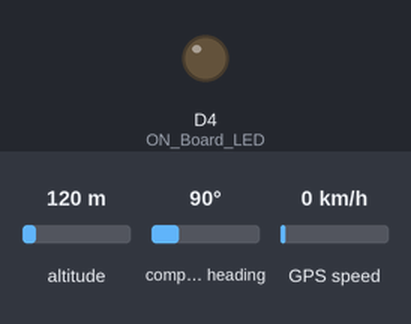
This sketch was run on a simulated ESP8266 (NodeMCU). Shown: output pins drawn as LEDs (lit = HIGH). The test bench sets the inputs (shaded band); at power-on: altitude 120 m, compass heading 90°, GPS speed 0 km/h. WiFi joins after 1.5 s; servers stay silent unless stated; the GPS gets a fix after 3 s at 37.7749, -122.4194 with 8 satellites; what the sketch prints to the serial monitor is not drawn.

Above: at 0.1 s.
At 1.3 s:
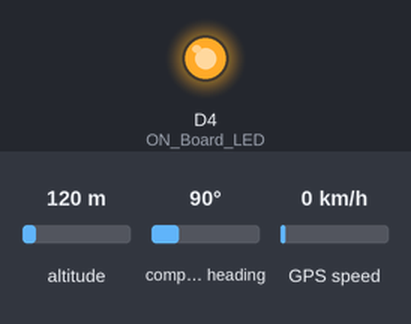
Timing chart, 0 to 2.8 s (numbered marks = the images above):
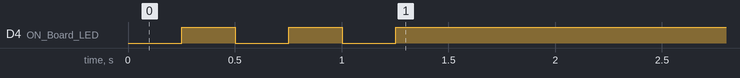

The sketch:

fuzzylogicfypreal.ino
```cpp
//----------------------------------------Include the NodeMCU ESP8266 Library
//----------------------------------------see here: https://www.youtube.com/watch?v=8jMr94B8iN0 to add NodeMCU ESP12E ESP8266 library and board (ESP8266 Core SDK)
#include <ESP8266WiFi.h>
#include <WiFiClientSecure.h>
#include <TinyGPS++.h>
#include <SoftwareSerial.h>
#include <BlynkSimpleEsp8266.h>
#define BLYNK_PRINT Serial
#include <math.h>
#include <Fuzzy.h>
//----------------------------------------
const int RXPin = D4, TXPin = D5;
const uint32_t GPSBaud = 9600;
SoftwareSerial gps_module(RXPin, TXPin);

TinyGPSPlus gps;
WidgetMap myMap(V0);
BlynkTimer timer;
WidgetLED led1(V15);
WidgetLED led2(V16);
WidgetLED led3(V17);
//----------------------------------------Include the DHT Library
// Fuzzy
Fuzzy *fuzzy = new Fuzzy();

// FuzzyInput Distance
FuzzySet *small = new FuzzySet(0, 0, 50, 100);
FuzzySet *moderate = new FuzzySet(100, 150, 150, 200);
FuzzySet *large = new FuzzySet(200, 250, 300, 300);

// FuzzyInput Speed
FuzzySet *low = new FuzzySet(0, 0, 10, 15);
FuzzySet *medium= new FuzzySet(15, 25, 25, 35);
FuzzySet *high = new FuzzySet(35, 40, 50, 50);

// FuzzyOutput correction
FuzzySet *low2 = new FuzzySet(0, 0, 0.1625, 0.33);
FuzzySet *medium2 = new FuzzySet(0.33, 0.5, 0.5, 0.66);
FuzzySet *high2 = new FuzzySet(0.66, 0.825, 1, 1);

/////////////////////////////////
#define ON_Board_LED 2  //--> Defining an On Board LED, used for indicators when the process of connecting to a wifi router
float gps_speed;
int sats;
String satellite_orientation;
float satellite_accuracy;
float velocity;

float previouslat = 0.0;
float previouslong = 0.0;


char auth[] = "Ef0f7h3GrXqD6EHdNcKaOFpi5fggJyv6";
char ssid[] = "cb";
char pass[] = "arief123";

//unsigned int move_index;
unsigned int move_index = 1;
//----------------------------------------SSID and Password of your WiFi router.
const char* ssids = "cb"; //--> Your wifi name or SSID.
const char* password = "arief123"; //--> Your wifi password.
//----------------------------------------

//----------------------------------------Host & httpsPort
const char* host = "script.google.com";
const int httpsPort = 443;

//----------------------------------------

WiFiClientSecure client; //--> Create a WiFiClientSecure object.

String GAS_ID = "AKfycbwVAFcf86NtN4KnH5UJFCs4p-n7on8QNWFowS_pnCnsXjC28OCuOmgwFAc9CeEDWGKc"; //--> spreadsheet script ID

//============================================================================== void setup
void setup() {
  // put your setup code here, to run once:
  Serial.begin(115200);

  WiFi.begin(ssids, password); //--> Connect to your WiFi router
  Serial.println("");

  pinMode(ON_Board_LED,OUTPUT); //--> On Board LED port Direction output
  digitalWrite(ON_Board_LED, HIGH); //--> Turn off Led On Board

  //----------------------------------------Wait for connection
  Serial.print("Connecting");
  while (WiFi.status() != WL_CONNECTED) {
    Serial.print(".");
    //----------------------------------------Make the On Board Flashing LED on the process of connecting to the wifi router.
    digitalWrite(ON_Board_LED, LOW);
    delay(250);
    digitalWrite(ON_Board_LED, HIGH);
    delay(250);
    //----------------------------------------
  }
  //----------------------------------------
  digitalWrite(ON_Board_LED, HIGH); //--> Turn off the On Board LED when it is connected to the wifi router.
  //----------------------------------------If successfully connected to the wifi router, the IP Address that will be visited is displayed in the serial monitor
  Serial.println("");
  Serial.print("Successfully connected to : ");
  Serial.println(ssid);
  Serial.print("IP address: ");
  Serial.println(WiFi.localIP());
  Serial.println();
  //----------------------------------------
  Blynk.begin(auth, ssid, pass, IPAddress(139,59,224,74), 8080);
  timer.setInterval(5000L, checkGPS);
  gps_module.begin(GPSBaud);
  fuzzytest();
  client.setInsecure();
}

void checkGPS(){
  if (gps.charsProcessed() < 10)
  {
    Serial.println(F("No GPS detected: check wiring."));
      Blynk.virtualWrite(V4, "GPS ERROR");
  }
}
//==============================================================================
//============================================================================== void loop
void loop() {

  while (gps_module.available() > 0)
  {
    //displays information every time a new sentence is correctly encoded.
    if (gps.encode(gps_module.read()))
    displayInfo();
  }
  Blynk.run();
  timer.run();
}
//==============================================================================
//============================================================================== void sendData
// Subroutine for sending data to Google Sheets
void sendData(float latitude, float longitude) {

  Serial.println("==========");
  Serial.print("connecting to ");
  Serial.println(host);

  //----------------------------------------Connect to Google host
  if (!client.connect(host, httpsPort)) {
    Serial.println("connection failed");
    return;
  }
  //----------------------------------------

  //----------------------------------------Processing data and sending data
  String string_latitude =  String(latitude, 5);
  // String string_temperature =  String(latitude, DEC);
  String string_longitude =  String(longitude, 5);
  String url = "/macros/s/" + GAS_ID + "/exec?longitude=" + string_longitude + "&latitude=" + string_latitude;
  Serial.print("requesting URL: ");
  Serial.println(url);

  client.print(String("GET ") + url + " HTTP/1.1\r\n" +
         "Host: " + host + "\r\n" +
         "User-Agent: BuildFailureDetectorESP8266\r\n" +
         "Connection: close\r\n\r\n");

  Serial.println("request sent");
  //----------------------------------------

  //----------------------------------------Checking whether the data was sent successfully or not
  while (client.connected()) {
    String line = client.readStringUntil('\n');
    if (line == "\r") {
      Serial.println("headers received");
      break;
    }
  }
  String line = client.readStringUntil('\n');
  if (line.startsWith("{\"state\":\"success\"")) {
    Serial.println("esp8266/Arduino CI successfull!");
  } else {
    Serial.println("esp8266/Arduino CI has failed");
  }
  Serial.print("reply was : ");
  Serial.println(line);
  Serial.println("closing connection");
  Serial.println("==========");
  Serial.println();
  delay(10000);
}
//==============================================================================


void displayInfo()
{
  int r = 6371;
  float pi = 3.1415926535897932384626433832795;

  if (gps.location.isValid())
  {
    float lati = (gps.location.lat());
    float lon = (gps.location.lng());

    Blynk.virtualWrite(V1, String(lati,5));
    Blynk.virtualWrite(V2, String(lon,5));

    Serial.println("LAT:  ");
    Serial.println(lati,5);  // float to x decimal places
    Serial.println("LONG: ");
    Serial.println(lon,5);

    //get speed
    gps_speed = gps.speed.kmph();
    Blynk.virtualWrite(V3, gps_speed);

    //get satellites
    sats = gps.satellites.value();
    Blynk.virtualWrite(V9, sats);

    delay(5000);

    float comparelat =  (lati - previouslat);
    float comparelong =  (lon - previouslong);

    previouslat = lati;
    previouslong = lon;

    Blynk.virtualWrite(V4, String(previouslat,5));
    Blynk.virtualWrite(V5, String(previouslong,5));
    Blynk.virtualWrite(V11, String(comparelat,5));
    Blynk.virtualWrite(V12, String(comparelong,5));


    float latia1 = previouslat * (pi/180);
    float latia2 = lati * (pi/180);
    float latimi = comparelat * (pi/180);
    float longimi = comparelong * (pi/180);

    float a = sin(latimi/2) * sin(latimi/2) + cos(latia1) * cos (latia2) * sin(longimi/2) * sin(longimi/2);
    float b = 2 * atan2(sqrt(a), sqrt(1-a));
    float d = r * b * 100;

    //float dt = (acos(sin(latia1) * sin(latia2) + cos(latia1) * cos(latia2) * cos(longimi))) * 6371;

    //float distance = (acos(cos(radians(90-lati))*cos(radians(90-previouslat))+sin(radians(90-lati))*sin(radians(90-previouslat))*cos(radians(lon-previouslong)))*6371)*1000;
    float timee = d / gps_speed;

    Blynk.virtualWrite(V13, String(d,5));
    Blynk.virtualWrite(V14, String(timee));

    delay(5000);

    float input1 = gps_speed;
    float input2 = d;

    fuzzy->setInput(1, input1);
    fuzzy->setInput(2, input2);

    fuzzy->fuzzify();

    Serial.println("\nInput: ");
    Serial.print("\nspeed: Small-> ");
    Serial.print(small->getPertinence());
    Serial.print(", Moderate-> ");
    Serial.println(moderate->getPertinence());
    Serial.print(", Large-> ");
    Serial.println(large->getPertinence());

    Serial.print("\ndistance: Low-> ");
    Serial.print(low->getPertinence());
    Serial.print(",  Medium-> ");
    Serial.print(medium->getPertinence());
    Serial.print(", High-> ");
    Serial.println(high->getPertinence());

    float output = fuzzy->defuzzify(1);

    Serial.println("\nOutput: ");
    Serial.print("\tcorrection: Low-> ");
    Serial.print(low2->getPertinence());
    Serial.print(", Medium-> ");
    Serial.print(medium2->getPertinence());
    Serial.print(", High-> ");
    Serial.println(high2->getPertinence());

    Serial.println("Result: ");
    Serial.print("\t\t\tCorrection: ");
    Serial.print(output);
    Serial.print("\n--------------------------------------------------------------------");

    float latis;
    float longis;


    if ( 0.66 < output && output < 1)
    {
     latis = lati - 0.00028;
     longis = lon - 0.00024;
     Serial.print("besar");
     led3.on();
     led2.off();
     led1.off();
    delay(1000);
    }

    else if ( 0.33 < output && output < 0.66)
    {
     latis = lati - 0.00014;
     longis = lon - 0.00012;
     Serial.print("sederhana");
     led3.off();
     led2.on();
     led1.off();
    delay(1000);
    }

    else
    {
     latis = lati - 0.00004;
     longis = lon - 0.00002;
     Serial.print("kecil");
     led3.off();
     led2.off();
     led1.on();
    delay(1000);
    }
    Blynk.virtualWrite(V7, String(latis,5));
    Blynk.virtualWrite(V8, String(longis,5));
    myMap.location(move_index, latis, longis, "GPS_Location");
  }
}

void fuzzytest()
{

  // FuzzyInput
  FuzzyInput *distance = new FuzzyInput(1);

  distance->addFuzzySet(small);
  distance->addFuzzySet(moderate);
  distance->addFuzzySet(large);
  fuzzy->addFuzzyInput(distance);

  // FuzzyInput
  FuzzyInput *speedd = new FuzzyInput(2);

  speedd->addFuzzySet(low);
  speedd->addFuzzySet(medium);
  speedd->addFuzzySet(high);
  fuzzy->addFuzzyInput(speedd);

  // FuzzyOutput
  FuzzyOutput *correction = new FuzzyOutput(1);

  correction->addFuzzySet(low2);
  correction->addFuzzySet(medium2);
  correction->addFuzzySet(high2);
  fuzzy->addFuzzyOutput(correction);

  // Building FuzzyRule 1
  FuzzyRuleAntecedent *fr1 = new FuzzyRuleAntecedent();
  fr1->joinWithAND(large, high);

  FuzzyRuleConsequent *o1 = new FuzzyRuleConsequent();
  o1->addOutput(high2);

  FuzzyRule *fuzzyRule1 = new FuzzyRule(1, fr1, o1);
  fuzzy->addFuzzyRule(fuzzyRule1);


  // Building FuzzyRule 2
  FuzzyRuleAntecedent *fr2 = new FuzzyRuleAntecedent();
  fr2 ->joinWithAND(large, medium);

  FuzzyRuleConsequent *o2 = new FuzzyRuleConsequent();
  o2->addOutput(medium2);

  FuzzyRule *fuzzyRule2 = new FuzzyRule(2, fr2, o2);
  fuzzy->addFuzzyRule(fuzzyRule2);

  // Building FuzzyRule 3
  FuzzyRuleAntecedent *fr3 = new FuzzyRuleAntecedent();
  fr3 ->joinWithAND(large, low);

  FuzzyRuleConsequent *o3 = new FuzzyRuleConsequent();
  o3->addOutput(medium2);

  FuzzyRule *fuzzyRule3 = new FuzzyRule(3, fr3, o3);
  fuzzy->addFuzzyRule(fuzzyRule3);


  // Building FuzzyRule 4
  FuzzyRuleAntecedent *fr4 = new FuzzyRuleAntecedent();
  fr4->joinWithAND(moderate, high);

  FuzzyRuleConsequent *o4 = new FuzzyRuleConsequent();
  o4->addOutput(medium2);

  FuzzyRule *fuzzyRule4 = new FuzzyRule(4, fr4, o4);
  fuzzy->addFuzzyRule(fuzzyRule4);

    // Building FuzzyRule 5
  FuzzyRuleAntecedent *fr5 = new FuzzyRuleAntecedent();
  fr5 ->joinWithAND(moderate, medium);

  FuzzyRuleConsequent *o5 = new FuzzyRuleConsequent();
  o5->addOutput(medium2);

  FuzzyRule *fuzzyRule5 = new FuzzyRule(5, fr5, o5);
  fuzzy->addFuzzyRule(fuzzyRule5);

  // Building FuzzyRule 6
  FuzzyRuleAntecedent *fr6 = new FuzzyRuleAntecedent();
  fr6 ->joinWithAND(moderate, low);

  FuzzyRuleConsequent *o6 = new FuzzyRuleConsequent();
  o6->addOutput(medium2);

  FuzzyRule *fuzzyRule6 = new FuzzyRule(6, fr6, o6);
  fuzzy->addFuzzyRule(fuzzyRule6);


  // Building FuzzyRule 7
  FuzzyRuleAntecedent *fr7 = new FuzzyRuleAntecedent();
  fr7 ->joinWithAND(small, high);

  FuzzyRuleConsequent *o7 = new FuzzyRuleConsequent();
  o7->addOutput(medium2);

  FuzzyRule *fuzzyRule7 = new FuzzyRule(7, fr7, o7);
  fuzzy->addFuzzyRule(fuzzyRule7);

  // Building FuzzyRule 8
  FuzzyRuleAntecedent *fr8 = new FuzzyRuleAntecedent();
  fr8 ->joinWithAND(small, medium);

  FuzzyRuleConsequent *o8 = new FuzzyRuleConsequent();
  o8->addOutput(low2);

  FuzzyRule *fuzzyRule8 = new FuzzyRule(8, fr8, o8);
  fuzzy->addFuzzyRule(fuzzyRule8);

  // Building FuzzyRule 9
  FuzzyRuleAntecedent *fr9 = new FuzzyRuleAntecedent();
  fr9 ->joinWithAND(small, low);

  FuzzyRuleConsequent *o9 = new FuzzyRuleConsequent();
  o9->addOutput(low2);

  FuzzyRule *fuzzyRule9 = new FuzzyRule(9, fr9, o9);
  fuzzy->addFuzzyRule(fuzzyRule9);

}
```
